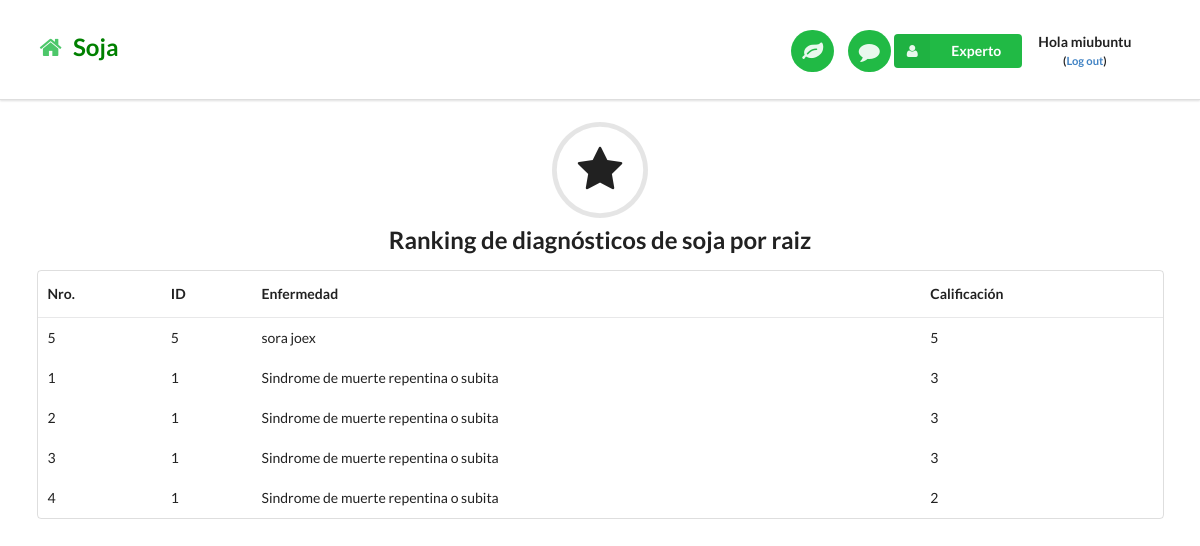
Page /reportecalificacionmaizsora/ (signed in) on the committed database.
### miapp/models.py (models this page shows, shortened)
class Reviewsora(models.Model):
    enfermedadName = models.CharField(max_length=50)
    enfermedadId = models.IntegerField()
    comment = models.TextField()
    reviewer = models.CharField(max_length=50)
    stars = models.IntegerField()
    createdTime =  models.DateField(auto_now=True, auto_now_add=False)

### miapp/views.py (the view)
# urls.py: url(r'^reportecalificacionmaizsora/$', views.reportecalificacionmaizsoraPage, name='reportecalificacionmaizsoraPage'),
@login_required
def reportecalificacionmaizsoraPage(request):
    reviewmaiz = Reviewsora.objects.order_by('-stars')
    return render(request, 'reportecalificacionmaizsora.html', {'reviewmaiz':reviewmaiz})

### templates/reportecalificacionmaizsora.html
{% extends "basesoja.html" %}
{% load staticfiles %}
{% block content %}
<h2 class="ui center aligned icon header">
  <i class="circular star icon"></i>
  Ranking de diagnósticos de soja por raiz
</h2>
<div class="ui container">
<table class="ui basic table">
  <thead>
    <tr>
      <th>Nro.</th>
      <th>ID</th>
      <th>Enfermedad</th>
      <th>Calificación</th>
    </tr>
  </thead>
  {% for reviewmaiz in reviewmaiz %}
  <tbody>
    <tr>
      <td>{{ reviewmaiz.id }}</td>
      <td>{{ reviewmaiz.enfermedadId }}</td>
      <td>{{ reviewmaiz.enfermedadName }}</td>
      <td>{{ reviewmaiz.stars }}</td>
    </tr>
  </tbody>
  {% endfor %}
</table>
</div>
<br>
{% endblock %}

### templates/basesoja.html (shortened to what this page needs)
{% load staticfiles %}
<!DOCTYPE html>
<html lang="en">
<head>
  <link rel="stylesheet" href="{% static "css/bootstrap2.min.css" %}"/>
  <link rel="stylesheet" href="{% static "css/utilbase.css" %}"/>
</head>
<body>
  {% block nav-bar %}
    <div class="ui top fixed menu borderless main nav-bar">
      <div class="ui container">
        <br> <h2><a href="/"><i class="green home icon link"></i>  <span style="color:green"> Soja</span></a></h2>
        <div class="right item">
          <a id="preference-link" href="/analisis"><button class="circular ui icon green button nav-button"> <i class="large leaf icon link"></i> </button></a>
          <a href="/comentariouser"><button class="circular ui icon green button nav-button"> <i class="large comment icon link"></i> </button></a>
{% if user.is_authenticated %}
<div class="ui floating labeled icon dropdown green button">
          <i class="user icon"></i>
          <span class="text">Experto</span>
        </div>
{% if user.is_authenticated %}
    <div class="item">
        <p class="top-menu" style="text-align:center;"> <b> Hola {{ user.username }} <br> <small>(<a href="{% url 'logout' %}">Log out</a>)</small> </b> </p>
    </div>
{% endif %}
{% endif %}
        </div>
      </div>
    </div>
<br>
  {% endblock %}
  {% block content %}
  {% endblock %}
</body>
</html>

### static/css/utilbase.css (style rules this page uses)
body { padding-top: 74px; }
.nav-bar { padding-top: 7px; padding-bottom: 4px; }
.nav-button { margin-left: 10px !important; }

### rows in the picture
Reviewsora: id "5", enfermedadId "5", enfermedadName "sora joex", stars "5"
Reviewsora: id "1", enfermedadId "1", enfermedadName "Sindrome de muerte repentina o subita", stars "3"
Reviewsora: id "2", enfermedadId "1", enfermedadName "Sindrome de muerte repentina o subita", stars "3"
Reviewsora: id "3", enfermedadId "1", enfermedadName "Sindrome de muerte repentina o subita", stars "3"
Reviewsora: id "4", enfermedadId "1", enfermedadName "Sindrome de muerte repentina o subita", stars "2"

### other values in the picture
{{ user.username }} "miubuntu"
